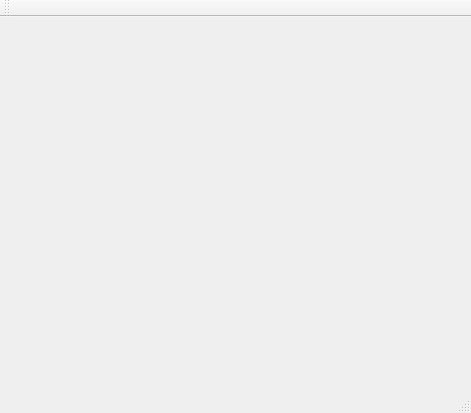
<?xml version="1.0" encoding="UTF-8"?>
<ui version="4.0">
 <class>MainWindow</class>
 <widget class="QMainWindow" name="MainWindow">
  <property name="geometry">
   <rect>
    <x>0</x>
    <y>0</y>
    <width>471</width>
    <height>413</height>
   </rect>
  </property>
  <property name="windowTitle">
   <string>SudokuSolver</string>
  </property>
  <widget class="QWidget" name="centralWidget"/>
  <widget class="QToolBar" name="mainToolBar">
   <attribute name="toolBarArea">
    <enum>TopToolBarArea</enum>
   </attribute>
   <attribute name="toolBarBreak">
    <bool>false</bool>
   </attribute>
  </widget>
  <widget class="QStatusBar" name="statusBar"/>
 </widget>
 <layoutdefault spacing="6" margin="11"/>
 <resources/>
 <connections/>
</ui>
